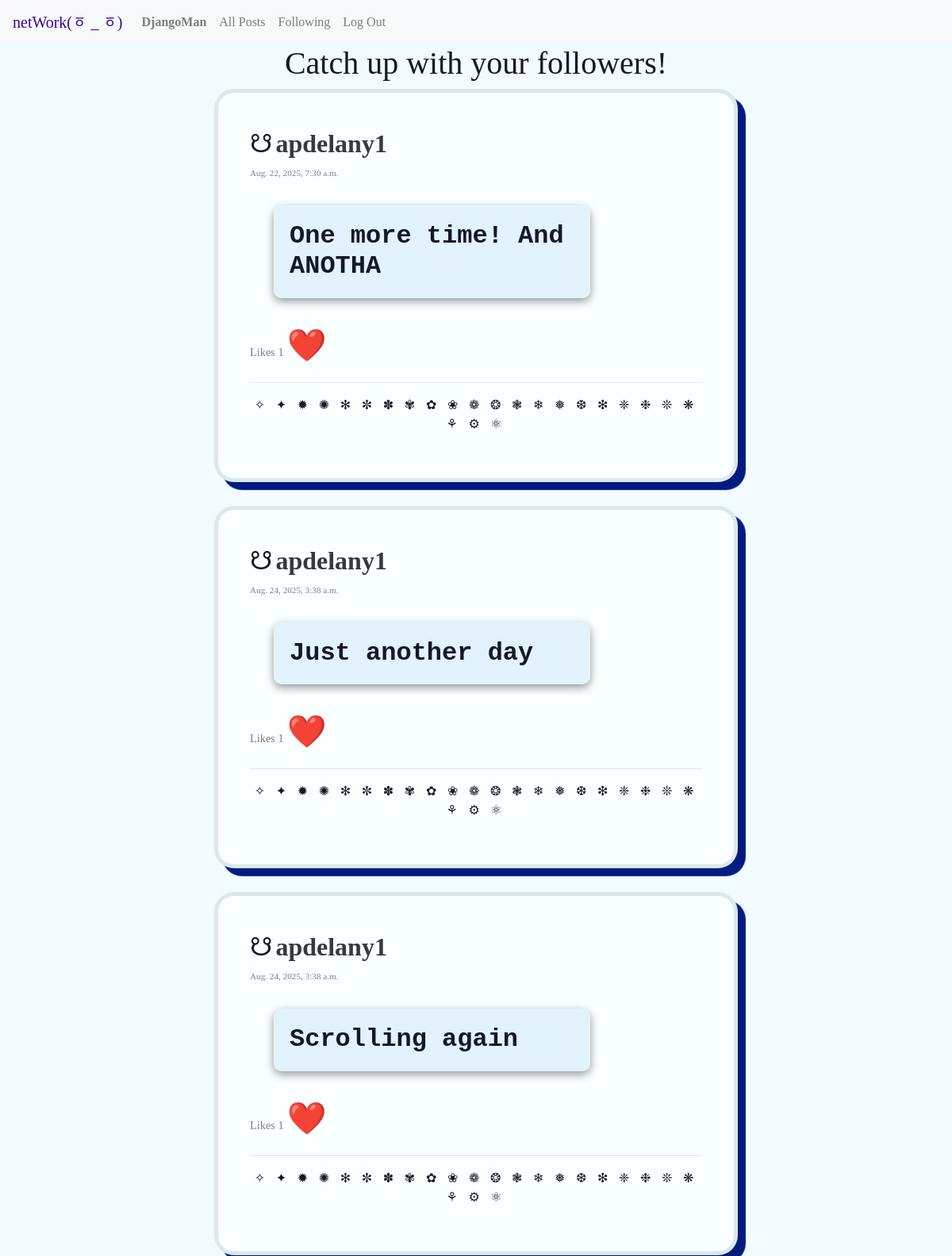
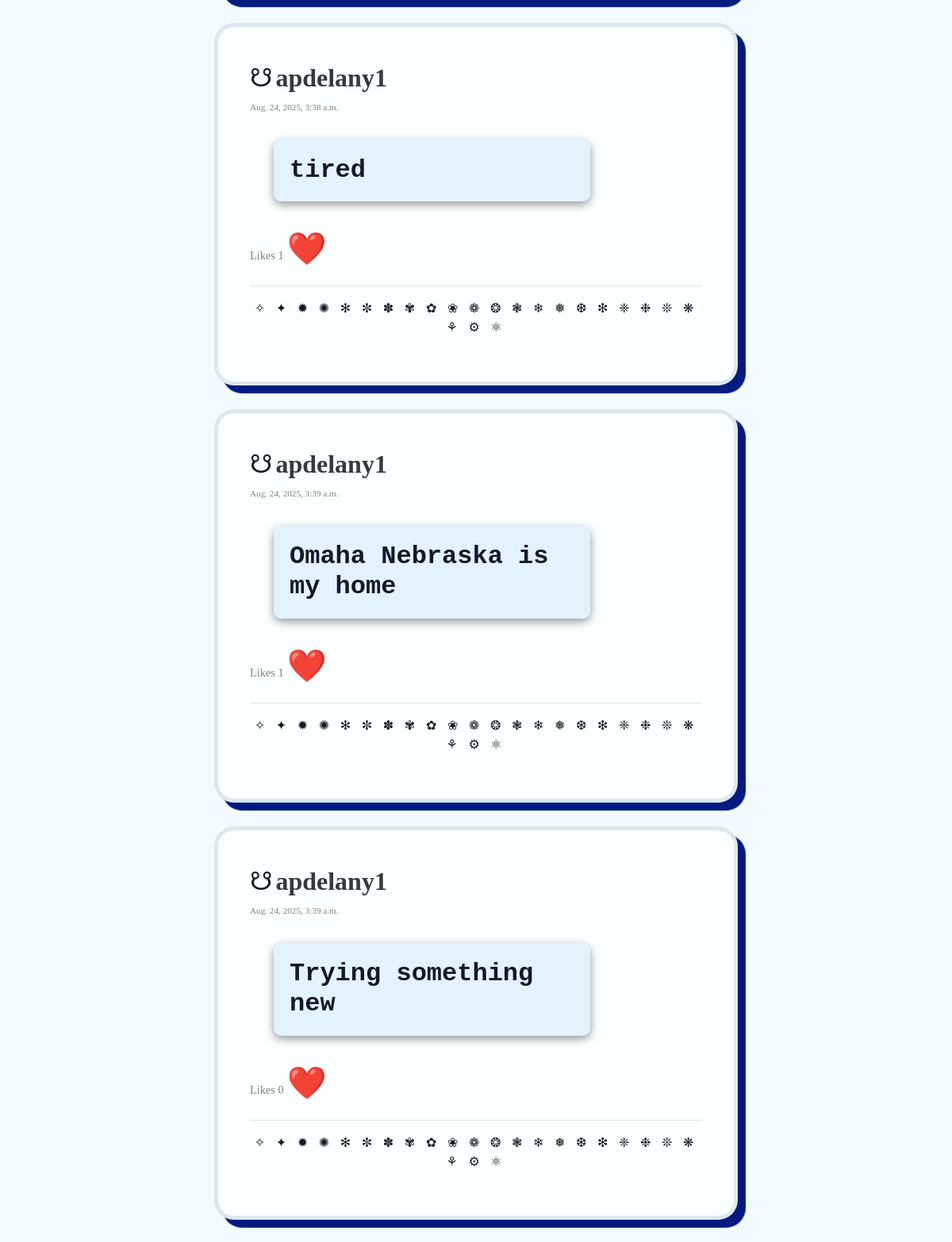
Screenshot of /following?page=2 (signed in, upper part) with the database file from the repository (2 pictures, top to bottom).
### network/models.py (models this page shows, shortened)
class User(AbstractUser):
    pass

class Posts(models.Model):
    owner = models.ForeignKey(User, on_delete=models.CASCADE, related_name="posts")
    text = models.TextField(max_length=200)
    created = models.DateTimeField(auto_now_add=True)
    likeCount = models.IntegerField(default=0)

### network/views.py (the view)
# urls.py: path("following", views.following, name="following"),
def following(request):
    following = Follower.objects.filter(follower=request.user).values_list('followee')
    posts = Posts.objects.filter(owner__id__in=following)
    paginator = Paginator(posts, 10)
    page_number = request.GET.get("page")
    page_obj = paginator.get_page(page_number)
    return render(request, "network/following.html", {
        "page_obj" : page_obj,
        "currentUser" : request.user.username,
    })

### network/templates/network/following.html (shortened to what this page needs)
{% extends "network/layout.html" %}
{% load static %}
{% block body %}
<div class="container-xxl" id="container">
    <h1 style="text-align:center">Catch up with your followers!</h1>
    <section id="allPosts">
        {% for post in page_obj %}
        <div class="post">
            <span style="font-size:2rem">☋</span>
            <a href="{% url 'userProfile' post.owner.username %}" class="font-weight-bold text-dark h2">
                {{post.owner.username}} <br>
            </a>
            <span class="text-right" style="font-size: 0.7rem; color:gray;">
                {{ post.created }}
            </span>
            <p class="h1"> {{post.text}} </p>
            <span>
                <span style="font-size:0.9rem;color:grey;">Likes <span>{{ post.likeCount }}</span></span>
                {% if user.is_authenticated %}
                    <a href="{% url 'like' post.id %}" class="clickLike {{post.id}}" id="{{ forloop.counter0 }}">
                        ❤️
                    </a>
                {% else %}
                    <a href="{% url 'login' %}">
                        ❤️
                    </a>
                {% endif %}
                <hr>
                <div class="emoji">
                    <p style="letter-spacing:.3em">✧ ✦ ✹ ✺ ✻ ✼ ✽ ✾ ✿ ❀ ❁ ❂ ❃ ❄ ❅ ❆ ❇ ❈ ❉ ❊ ❋ ⚘ ⚙ ⚛</p>
                </div>
        </div>
        {% endfor %}
    </section>
</div>
{% endblock %}

### network/templates/network/layout.html (shortened to what this page needs)
{% load static %}
<!DOCTYPE html>
<html lang="en">
    <head>
        <link rel="stylesheet" href="https://stackpath.bootstrapcdn.com/bootstrap/4.4.1/css/bootstrap.min.css">
        <link href="{% static 'network/styles.css' %}" rel="stylesheet">
    </head>
    <body>
        <nav class="navbar navbar-expand-lg navbar-light bg-light">
            <a class="navbar-brand" href="{% url 'index' %}" style="color:rgb(52, 11, 148);">netWork(ㆆ _ ㆆ)</a>
            <div>
              <ul class="navbar-nav mr-auto">
                {% if user.is_authenticated %}
                    <li class="nav-item">
                        <a class="nav-link profile userProfile" href="{% url 'userProfile' user.username %}"><strong>{{ user.username }}</strong></a>
                    </li>
                {% endif %}
                <li class="nav-item">
                  <a class="nav-link" href="{% url 'index' %}" id="all-posts">All Posts</a>
                </li>
                {% if user.is_authenticated %}
                    <li class="nav-item">
                        <a class="nav-link following" id="following" href="{% url 'following' %}">Following</a>
                    </li>
                    <li class="nav-item">
                        <a class="nav-link" href="{% url 'logout' %}">Log Out</a>
                    </li>
                {% endif %}
              </ul>
            </div>
          </nav>
        <div class="body">
            {% block body %}
            {% endblock %}
        </div>
    </body>
</html>

### network/static/network/styles.css (style rules this page uses)
body { font-family: Georgia, 'Times New Roman', Times, serif; background: #e7f8ff85; color: rgb(20, 25, 39); }
.post { margin: 0 auto; padding: 40px; width: 55%; text-align: left; border-radius: 25px; flex-direction: column; justify-content: space-around; border: 5px solid rgba(148, 178, 197, 0.301); box-shadow: 10px 10px 1px rgb(3, 26, 129); margin-bottom: 30px; background: rgb(250, 255, 255); }
.post .h1 { font-size: 2rem; background-color: rgba(224, 242, 254, 0.925); font-weight: bold; padding: 20px; border-radius: 10px; box-shadow: 0 4px 12px rgba(0, 0, 0, 0.411); margin: 30px; font-family: 'Courier New', Courier, monospace; width: 70%; }
.clickLike { color: #333; text-decoration: none; font-size: 40px; }
.emoji { text-align: center; }

### rows the page displays
User: username "DjangoMan"
Posts: owner.username "apdelany1", created "Aug. 22, 2025, 7:30 a.m.", text "One more time! And ANOTHA", likeCount "1"
Posts: owner.username "apdelany1", created "Aug. 24, 2025, 3:38 a.m.", text "Just another day", likeCount "1"
Posts: owner.username "apdelany1", created "Aug. 24, 2025, 3:38 a.m.", text "Scrolling again", likeCount "1"
Posts: owner.username "apdelany1", created "Aug. 24, 2025, 3:38 a.m.", text "tired", likeCount "1"
Posts: owner.username "apdelany1", created "Aug. 24, 2025, 3:39 a.m.", text "Omaha Nebraska is my home", likeCount "1"
Posts: owner.username "apdelany1", created "Aug. 24, 2025, 3:39 a.m.", text "Trying something new", likeCount "0"
